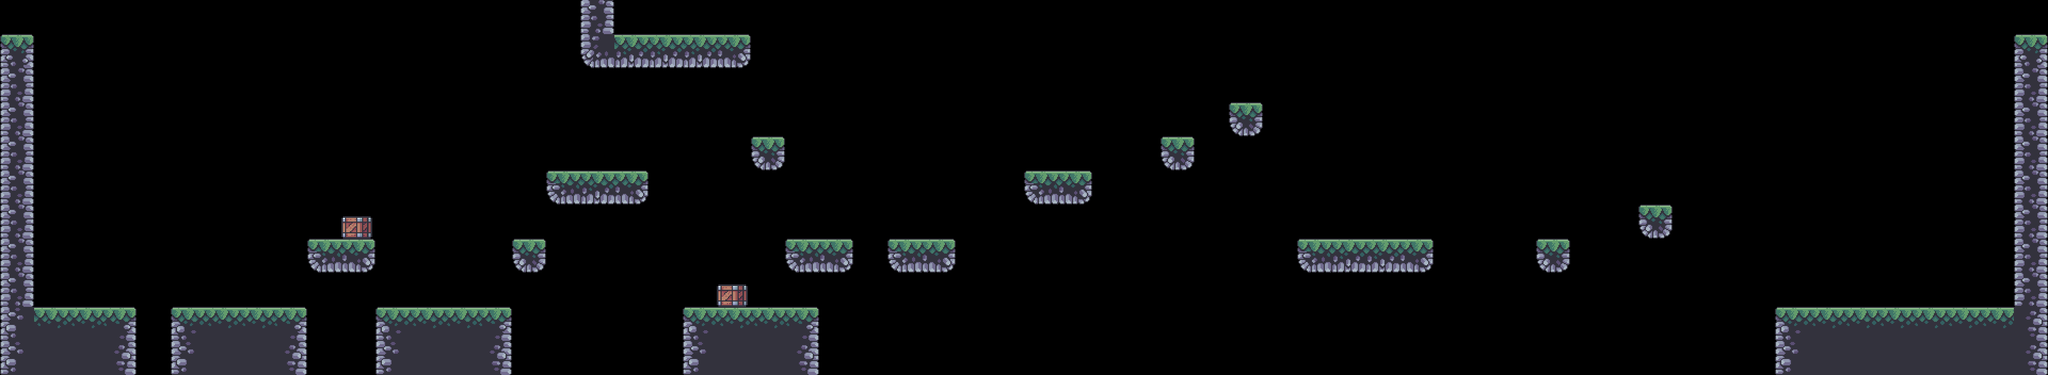

A level layout from a 2D game, rendered from its tile map. Below: a short description, then the map file with its tile-grid data intact:
An orthogonal 60x11 tile map with 64x64 px tiles, 1 tile layer (Level), 2 tilesets.

<map version="1.9" tiledversion="1.9.2" orientation="orthogonal" renderorder="right-down" width="60" height="11" tilewidth="64" tileheight="64" infinite="0" nextlayerid="4" nextobjectid="1">
 <editorsettings>
  <export target="level0.csv" format="csv" />
 </editorsettings>
 <tileset firstgid="1" source="../assets/level/Terrain.tsx" />
 <tileset firstgid="17" source="../assets/level/Crate.tsx" />
 <layer id="1" name="Level" width="60" height="11">
  <data encoding="csv">
0,0,0,0,0,0,0,0,0,0,0,0,0,0,0,0,0,8,0,0,0,0,0,0,0,0,0,0,0,0,0,0,0,0,0,0,0,0,0,0,0,0,0,0,0,0,0,0,0,0,0,0,0,0,0,0,0,0,0,0,
4,0,0,0,0,0,0,0,0,0,0,0,0,0,0,0,0,9,14,14,14,15,0,0,0,0,0,0,0,0,0,0,0,0,0,0,0,0,0,0,0,0,0,0,0,0,0,0,0,0,0,0,0,0,0,0,0,0,0,4,
8,0,0,0,0,0,0,0,0,0,0,0,0,0,0,0,0,0,0,0,0,0,0,0,0,0,0,0,0,0,0,0,0,0,0,0,0,0,0,0,0,0,0,0,0,0,0,0,0,0,0,0,0,0,0,0,0,0,0,8,
8,0,0,0,0,0,0,0,0,0,0,0,0,0,0,0,0,0,0,0,0,0,0,0,0,0,0,0,0,0,0,0,0,0,0,0,16,0,0,0,0,0,0,0,0,0,0,0,0,0,0,0,0,0,0,0,0,0,0,8,
8,0,0,0,0,0,0,0,0,0,0,0,0,0,0,0,0,0,0,0,0,0,16,0,0,0,0,0,0,0,0,0,0,0,16,0,0,0,0,0,0,0,0,0,0,0,0,0,0,0,0,0,0,0,0,0,0,0,0,8,
8,0,0,0,0,0,0,0,0,0,0,0,0,0,0,0,13,14,15,0,0,0,0,0,0,0,0,0,0,0,13,15,0,0,0,0,0,0,0,0,0,0,0,0,0,0,0,0,0,0,0,0,0,0,0,0,0,0,0,8,
8,0,0,0,0,0,0,0,0,0,17,0,0,0,0,0,0,0,0,0,0,0,0,0,0,0,0,0,0,0,0,0,0,0,0,0,0,0,0,0,0,0,0,0,0,0,0,0,16,0,0,0,0,0,0,0,0,0,0,8,
8,0,0,0,0,0,0,0,0,13,15,0,0,0,0,16,0,0,0,0,0,0,0,13,15,0,13,15,0,0,0,0,0,0,0,0,0,0,13,14,14,15,0,0,0,16,0,0,0,0,0,0,0,0,0,0,0,0,0,8,
8,0,0,0,0,0,0,0,0,0,0,0,0,0,0,0,0,0,0,0,0,17,0,0,0,0,0,0,0,0,0,0,0,0,0,0,0,0,0,0,0,0,0,0,0,0,0,0,0,0,0,0,0,0,0,0,0,0,0,8,
5,2,2,3,0,1,2,2,3,0,0,1,2,2,3,0,0,0,0,0,1,2,2,3,0,0,0,0,0,0,0,0,0,0,0,0,0,0,0,0,0,0,0,0,0,0,0,0,0,0,0,0,1,2,2,2,2,2,2,7,
5,6,6,7,0,5,6,6,7,0,0,5,6,6,7,0,0,0,0,0,5,6,6,7,0,0,0,0,0,0,0,0,0,0,0,0,0,0,0,0,0,0,0,0,0,0,0,0,0,0,0,0,5,6,6,6,6,6,6,7
</data>
 </layer>
</map>
